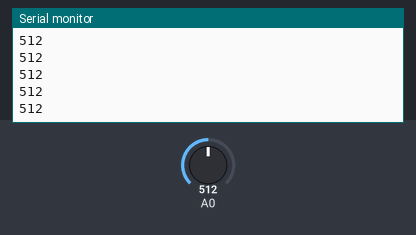
A sketch run on a simulated Arduino Uno, built with avr-gcc and run on an emulated ATmega328P. Shown: the last lines printed to the serial monitor. The inputs (shaded band) are chosen by the test bench; at power-on: A0 = 512.

Above: at 1.2 s.
1.3 s: A0 set to 716
At 2.4 s:
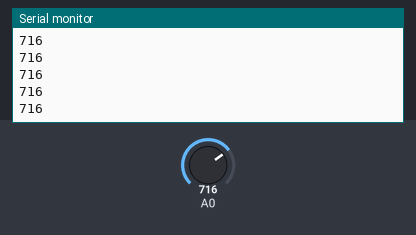
2.8 s: A0 set to 900
At 3.4 s:
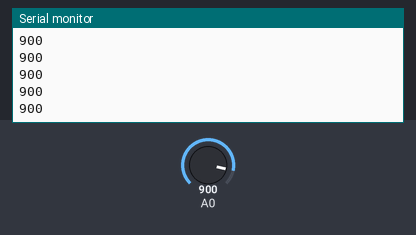
Timing chart, 0 to 5.8 s (numbered marks = the images above; inputs shaded):
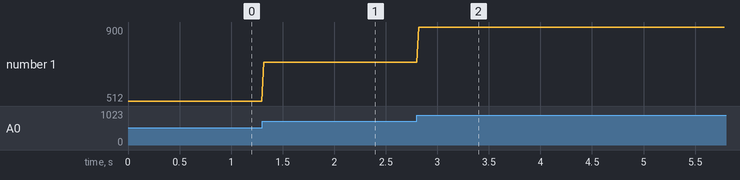

Measured:
- after the input at 1.3 s, the serial monitor: prints a new line at once (image 1)
- after the input at 2.8 s, the serial monitor: prints a new line at once (image 2)
- plotted number 1: 512 → 716 after the input at 1.3 s, 716 → 900 after the input at 2.8 s

The sketch:

basic_waveform_recognition.ino
```cpp
void setup() {
  Serial.begin(115200); // 设置串口波特率
}

void loop() {
  int rawValue = analogRead(A0);  // 读取A0引脚数据
  Serial.println(rawValue);       // 输出原始值
  delay(20);                      // 采样间隔约100Hz
}
```
